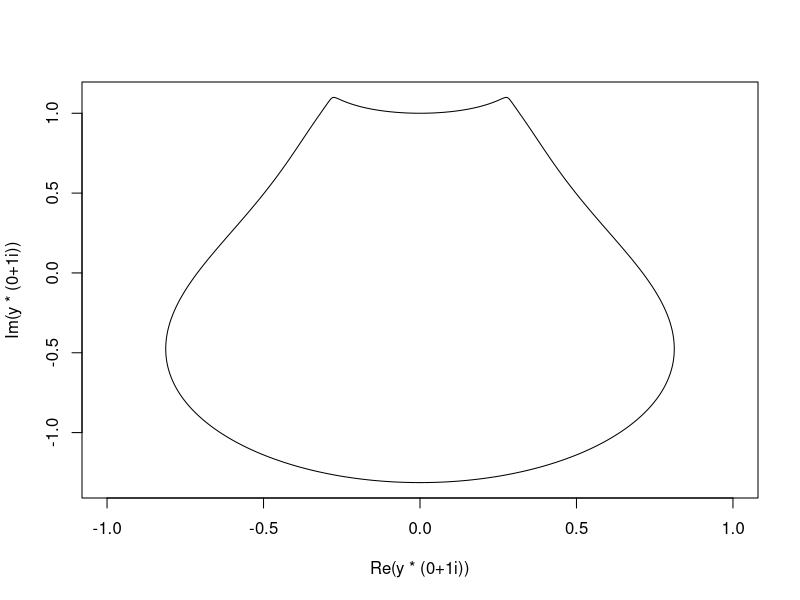
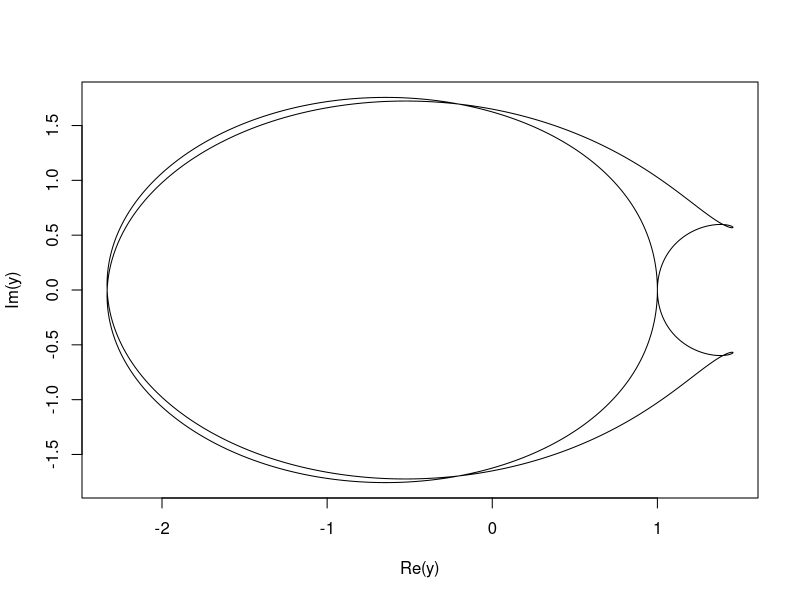
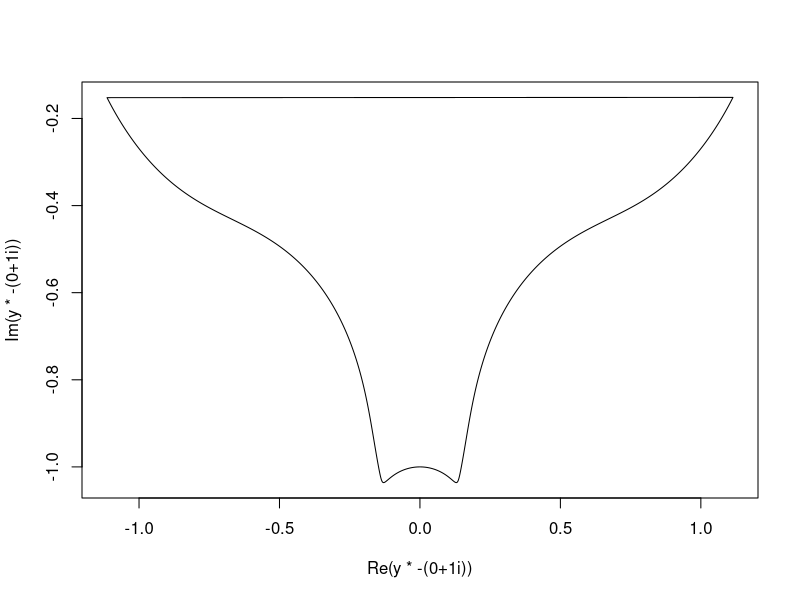
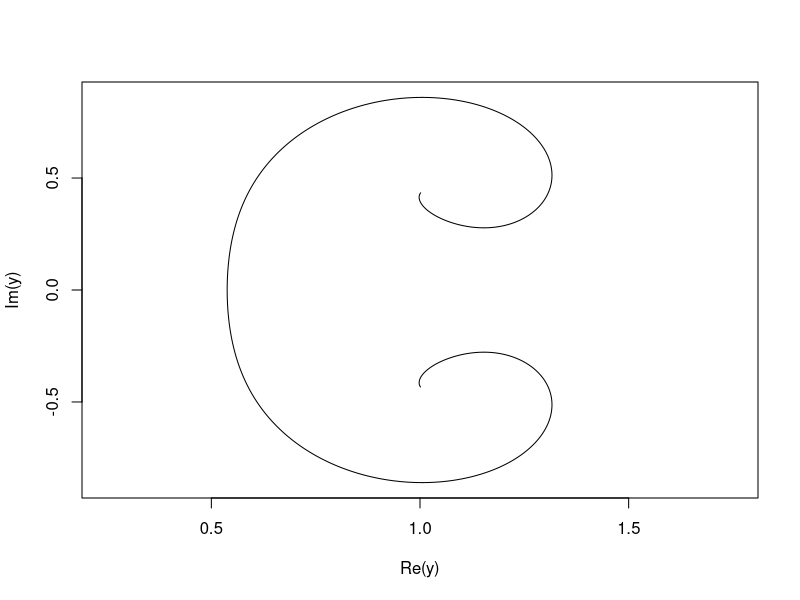
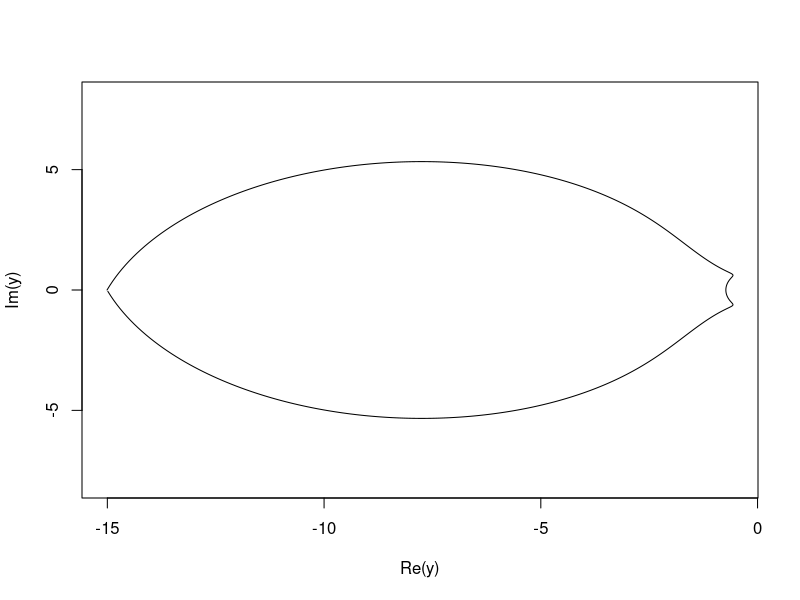

Recreate these plots in R, in order. (Note: this script raises an error after producing the figures.)



# Ideas for students


# Init
x = seq(0, 2*pi, by=0.0025);
z = cos(x) + 1i*sin(x);

######################

### Lightbulb
y = (exp(z) + exp(z^2)) / (z*exp(z^2) + exp(z))
plot(y * 1i, type="l", xlim=c(-1,1))


### Mycology
### Ascomycota & Zygomycota


### Sporangium
# - Mucor type:
#   + Columella;
# - missing Sporangiospores;
y = (exp(z) + exp(z^2)) / (z^2*exp(z^2) + exp(z))
plot(y, type="l")

# TODO:
# - the 2 "circles" actually intersect;
# - find separate equations;


### Other
y = (exp(z) + exp(z^2)) / (sqrt(z)*exp(z^2) + exp(z))
plot(y * -1i, type="l")


### Kidney
len = length(z)
lim = round(len * 1.25/4);
z2 = z[c(seq(len - lim, len, by=1), seq(1, lim, by=1))]
y = (exp(z2) + exp(z2^2)) / (sqrt(z2)*exp(2*z2^2) + exp(z2));
y = Re(y) + 1.25i*Im(y);
plot(y, type="l", xlim=c(0.25, 1.75))


####################
####################

####################
### Parasitology ###
####################

### Parasite Egg
# - or Sporangium;
x0 = 0.87327656832
x2 = seq(x0, 2*pi - x0, by=0.00125)
z2 = cos(x2) + 1i*sin(x2)
y = (exp(z2)*(1-z2^2) + exp(z2^2)*z2) / (exp(z2^2) - z2)
plot(y, type="l", ylim=c(-8,8))

###
x0 = multiroot(function(x) {
	z2 = cos(x) + 1i*sin(x);
	y = (exp(z2)*(1-z2^2) + exp(z2^2)*z2) / (exp(z2^2) - z2);
	return(Im(y));
	}, 0.87)
x0; print(x0$root, 12)


